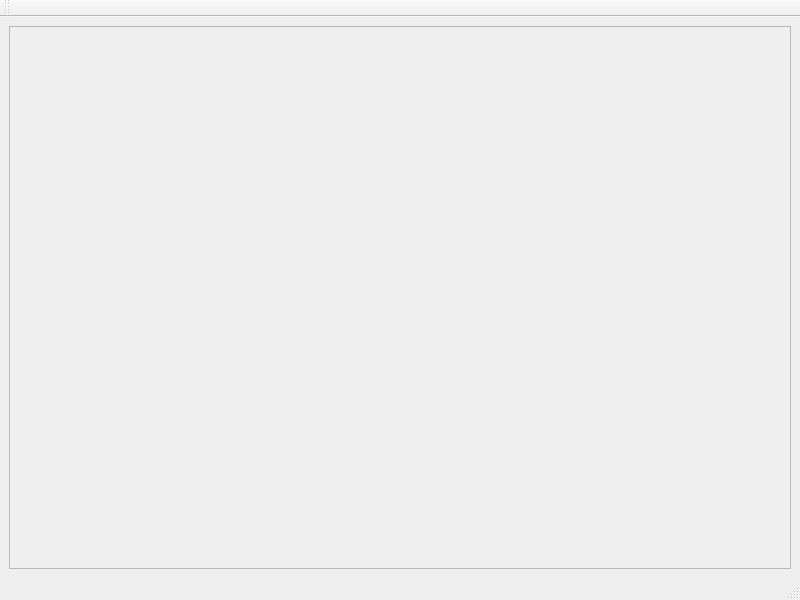
<?xml version="1.0" encoding="UTF-8"?>
<ui version="4.0">
 <class>MainWindow</class>
 <widget class="QMainWindow" name="MainWindow">
  <property name="geometry">
   <rect>
    <x>0</x>
    <y>0</y>
    <width>800</width>
    <height>600</height>
   </rect>
  </property>
  <property name="sizePolicy">
   <sizepolicy hsizetype="Ignored" vsizetype="Ignored">
    <horstretch>0</horstretch>
    <verstretch>0</verstretch>
   </sizepolicy>
  </property>
  <property name="windowTitle">
   <string>MainWindow</string>
  </property>
  <widget class="QWidget" name="centralwidget">
   <layout class="QGridLayout" name="gridLayout">
    <item row="0" column="0">
     <widget class="QScrollArea" name="ScrollArea">
      <property name="sizePolicy">
       <sizepolicy hsizetype="Ignored" vsizetype="Ignored">
        <horstretch>0</horstretch>
        <verstretch>0</verstretch>
       </sizepolicy>
      </property>
      <property name="layoutDirection">
       <enum>Qt::LeftToRight</enum>
      </property>
      <property name="autoFillBackground">
       <bool>false</bool>
      </property>
      <property name="styleSheet">
       <string notr="true"/>
      </property>
      <property name="widgetResizable">
       <bool>true</bool>
      </property>
      <property name="alignment">
       <set>Qt::AlignCenter</set>
      </property>
      <widget class="QWidget" name="ScrollLay">
       <property name="geometry">
        <rect>
         <x>0</x>
         <y>0</y>
         <width>780</width>
         <height>521</height>
        </rect>
       </property>
      </widget>
     </widget>
    </item>
   </layout>
  </widget>
  <widget class="QMenuBar" name="menubar">
   <property name="geometry">
    <rect>
     <x>0</x>
     <y>0</y>
     <width>800</width>
     <height>20</height>
    </rect>
   </property>
  </widget>
  <widget class="QStatusBar" name="statusbar"/>
  <widget class="QToolBar" name="toolBar">
   <property name="windowTitle">
    <string>toolBar</string>
   </property>
   <attribute name="toolBarArea">
    <enum>TopToolBarArea</enum>
   </attribute>
   <attribute name="toolBarBreak">
    <bool>false</bool>
   </attribute>
  </widget>
 </widget>
 <resources/>
 <connections/>
</ui>
